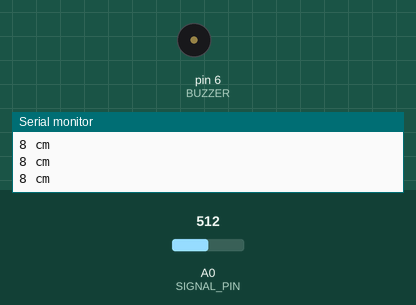
Simulated run of this sketch. Board: Arduino Uno, built with avr-gcc and run on an emulated ATmega328P. On the bench: buzzer (waves = sounding), the last lines printed to the serial monitor. Inputs (shaded band) come from the test bench; at power-on: A0 (SIGNAL_PIN) = 512.

Above: at 1.3 s.
1.4 s: A0 (SIGNAL_PIN) set to 46
At 1.98 s:
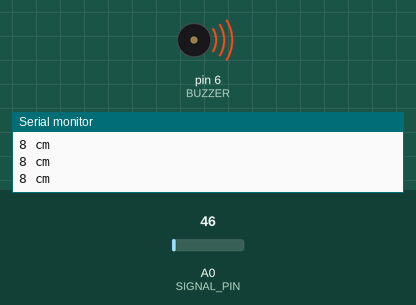
4.6 s: A0 (SIGNAL_PIN) set to 41
At 5.4 s:
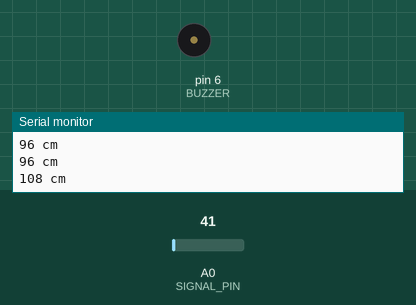
Timing chart, 0 to 7.6 s (numbered marks = the images above; inputs shaded):
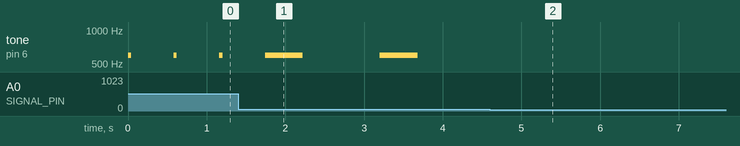

Measured:
- the behaviour switches between 44 and 43 on A0 (SIGNAL_PIN) (found by bisection; images 1 and 2)
- after the input at 1.4 s, tone on pin 6 (BUZZER): 600 Hz → silent after 0.82 s, → 600 Hz 0.98 s later, → silent 0.48 s later
- after the input at 4.6 s, tone on pin 6 (BUZZER): stops changing and stays silent
- by itself, tone on pin 6 (BUZZER): alternates 600 Hz for 0.04 s and silent for 0.54 s

The sketch:

INFRARED_SAMPLE2.ino
```cpp
#define BUZZER 6
#define SIGNAL_PIN A0
int distance = 0;

void setup(){
  Serial.begin(9600);

    pinMode(SIGNAL_PIN, INPUT);
    pinMode(BUZZER, OUTPUT);
}


void loop(){
  int volt = map(analogRead(SIGNAL_PIN), 0, 1023, 0, 5000);
  distance = (21.61/ (volt-0.166)) * 1000;

  if(distance <= 100){
    tone(BUZZER, 600);
    delay(distance * 5);
    noTone(BUZZER);
    delay(distance * 5);
  }else{
    delay(500);
    }
  Serial.print(distance);
  Serial.println(" cm");

  delay(500);

}
```
